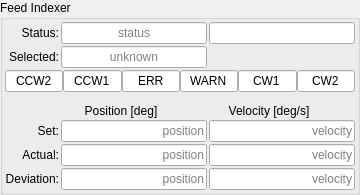
       <widget class="QGroupBox" name="groupBox_indexer">
        <property name="maximumSize">
         <size>
          <width>360</width>
          <height>16777215</height>
         </size>
        </property>
        <property name="title">
         <string>Feed Indexer</string>
        </property>
        <layout class="QGridLayout" name="gridLayout_5">
         <property name="leftMargin">
          <number>2</number>
         </property>
         <property name="topMargin">
          <number>2</number>
         </property>
         <property name="rightMargin">
          <number>2</number>
         </property>
         <property name="bottomMargin">
          <number>2</number>
         </property>
         <property name="spacing">
          <number>2</number>
         </property>
         <item row="0" column="1">
          <widget class="QLineEdit" name="opcua_fi_AxisState">
           <property name="minimumSize">
            <size>
             <width>0</width>
             <height>22</height>
            </size>
           </property>
           <property name="maximumSize">
            <size>
             <width>16777215</width>
             <height>16777215</height>
            </size>
           </property>
           <property name="focusPolicy">
            <enum>Qt::FocusPolicy::NoFocus</enum>
           </property>
           <property name="alignment">
            <set>Qt::AlignmentFlag::AlignCenter</set>
           </property>
           <property name="readOnly">
            <bool>true</bool>
           </property>
           <property name="placeholderText">
            <string>status</string>
           </property>
           <property name="opcua" stdset="0">
            <string>FeedIndexer.Status.AxisState</string>
           </property>
           <property name="opcua_type" stdset="0">
            <string>AxisStateType</string>
           </property>
          </widget>
         </item>
         <item row="6" column="2">
          <widget class="QLineEdit" name="opcua_fi_v_Act">
           <property name="minimumSize">
            <size>
             <width>0</width>
             <height>22</height>
            </size>
           </property>
           <property name="maximumSize">
            <size>
             <width>16777215</width>
             <height>16777215</height>
            </size>
           </property>
           <property name="focusPolicy">
            <enum>Qt::FocusPolicy::NoFocus</enum>
           </property>
           <property name="alignment">
            <set>Qt::AlignmentFlag::AlignRight|Qt::AlignmentFlag::AlignTrailing|Qt::AlignmentFlag::AlignVCenter</set>
           </property>
           <property name="readOnly">
            <bool>true</bool>
           </property>
           <property name="placeholderText">
            <string>velocity</string>
           </property>
           <property name="opcua" stdset="0">
            <string>FeedIndexer.Status.v_Act</string>
           </property>
          </widget>
         </item>
         <item row="5" column="0">
          <widget class="QLabel" name="label_25">
           <property name="text">
            <string>Set:</string>
           </property>
           <property name="alignment">
            <set>Qt::AlignmentFlag::AlignRight|Qt::AlignmentFlag::AlignTrailing|Qt::AlignmentFlag::AlignVCenter</set>
           </property>
          </widget>
         </item>
         <item row="0" column="0">
          <widget class="QLabel" name="label_28">
           <property name="text">
            <string>Status:</string>
           </property>
           <property name="alignment">
            <set>Qt::AlignmentFlag::AlignRight|Qt::AlignmentFlag::AlignTrailing|Qt::AlignmentFlag::AlignVCenter</set>
           </property>
          </widget>
         </item>
         <item row="0" column="2">
          <widget class="QLineEdit" name="line_edit_system_18">
           <property name="minimumSize">
            <size>
             <width>55</width>
             <height>22</height>
            </size>
           </property>
           <property name="maximumSize">
            <size>
             <width>16777215</width>
             <height>16777215</height>
            </size>
           </property>
           <property name="focusPolicy">
            <enum>Qt::FocusPolicy::NoFocus</enum>
           </property>
           <property name="text">
            <string/>
           </property>
           <property name="alignment">
            <set>Qt::AlignmentFlag::AlignCenter</set>
           </property>
           <property name="readOnly">
            <bool>true</bool>
           </property>
           <property name="opcua" stdset="0">
            <string>FeedIndexer.Status.AxisMoving</string>
           </property>
           <property name="opcua_type" stdset="0">
            <string>Boolean</string>
           </property>
           <property name="led_colour" stdset="0">
            <string>green</string>
           </property>
          </widget>
         </item>
         <item row="1" column="0">
          <widget class="QLabel" name="label_86">
           <property name="text">
            <string>Selected:</string>
           </property>
           <property name="alignment">
            <set>Qt::AlignmentFlag::AlignRight|Qt::AlignmentFlag::AlignTrailing|Qt::AlignmentFlag::AlignVCenter</set>
           </property>
          </widget>
         </item>
         <item row="1" column="1">
          <widget class="QLineEdit" name="opcua_fi_FiPos">
           <property name="minimumSize">
            <size>
             <width>0</width>
             <height>22</height>
            </size>
           </property>
           <property name="maximumSize">
            <size>
             <width>16777215</width>
             <height>16777215</height>
            </size>
           </property>
           <property name="focusPolicy">
            <enum>Qt::FocusPolicy::NoFocus</enum>
           </property>
           <property name="alignment">
            <set>Qt::AlignmentFlag::AlignCenter</set>
           </property>
           <property name="readOnly">
            <bool>true</bool>
           </property>
           <property name="placeholderText">
            <string>unknown</string>
           </property>
           <property name="opcua" stdset="0">
            <string>Management.Status.FiPos</string>
           </property>
           <property name="opcua_type" stdset="0">
            <string>BandType</string>
           </property>
          </widget>
         </item>
         <item row="7" column="0">
          <widget class="QLabel" name="label_27">
           <property name="text">
            <string>Deviation:</string>
           </property>
           <property name="alignment">
            <set>Qt::AlignmentFlag::AlignRight|Qt::AlignmentFlag::AlignTrailing|Qt::AlignmentFlag::AlignVCenter</set>
           </property>
          </widget>
         </item>
         <item row="6" column="1">
          <widget class="QLineEdit" name="opcua_fi_p_Act">
           <property name="minimumSize">
            <size>
             <width>0</width>
             <height>22</height>
            </size>
           </property>
           <property name="maximumSize">
            <size>
             <width>16777215</width>
             <height>16777215</height>
            </size>
           </property>
           <property name="focusPolicy">
            <enum>Qt::FocusPolicy::NoFocus</enum>
           </property>
           <property name="alignment">
            <set>Qt::AlignmentFlag::AlignRight|Qt::AlignmentFlag::AlignTrailing|Qt::AlignmentFlag::AlignVCenter</set>
           </property>
           <property name="readOnly">
            <bool>true</bool>
           </property>
           <property name="placeholderText">
            <string>position</string>
           </property>
           <property name="opcua" stdset="0">
            <string>FeedIndexer.Status.p_Act</string>
           </property>
          </widget>
         </item>
         <item row="6" column="0">
          <widget class="QLabel" name="label_26">
           <property name="text">
            <string>Actual:</string>
           </property>
           <property name="alignment">
            <set>Qt::AlignmentFlag::AlignRight|Qt::AlignmentFlag::AlignTrailing|Qt::AlignmentFlag::AlignVCenter</set>
           </property>
          </widget>
         </item>
         <item row="4" column="1">
          <widget class="QLabel" name="label_17">
           <property name="maximumSize">
            <size>
             <width>120</width>
             <height>16777215</height>
            </size>
           </property>
           <property name="text">
            <string>Position [deg]</string>
           </property>
           <property name="alignment">
            <set>Qt::AlignmentFlag::AlignCenter</set>
           </property>
          </widget>
         </item>
         <item row="4" column="2">
          <widget class="QLabel" name="label_24">
           <property name="maximumSize">
            <size>
             <width>120</width>
             <height>16777215</height>
            </size>
           </property>
           <property name="text">
            <string>Velocity [deg/s]</string>
           </property>
           <property name="alignment">
            <set>Qt::AlignmentFlag::AlignCenter</set>
           </property>
          </widget>
         </item>
         <item row="2" column="0" colspan="3">
          <layout class="QHBoxLayout" name="horizontalLayout_7">
           <property name="spacing">
            <number>0</number>
           </property>
           <item>
            <widget class="QLineEdit" name="lineEdit">
             <property name="minimumSize">
              <size>
               <width>50</width>
               <height>20</height>
              </size>
             </property>
             <property name="focusPolicy">
              <enum>Qt::FocusPolicy::NoFocus</enum>
             </property>
             <property name="text">
              <string>CCW2</string>
             </property>
             <property name="alignment">
              <set>Qt::AlignmentFlag::AlignCenter</set>
             </property>
             <property name="readOnly">
              <bool>true</bool>
             </property>
             <property name="opcua" stdset="0">
              <string>FeedIndexer.ErrorStatus.errLim2CCW</string>
             </property>
             <property name="opcua_type" stdset="0">
              <string>Boolean</string>
             </property>
             <property name="led_colour" stdset="0">
              <string>red</string>
             </property>
            </widget>
           </item>
           <item>
            <widget class="QLineEdit" name="lineEdit_2">
             <property name="minimumSize">
              <size>
               <width>50</width>
               <height>20</height>
              </size>
             </property>
             <property name="focusPolicy">
              <enum>Qt::FocusPolicy::NoFocus</enum>
             </property>
             <property name="text">
              <string>CCW1</string>
             </property>
             <property name="alignment">
              <set>Qt::AlignmentFlag::AlignCenter</set>
             </property>
             <property name="readOnly">
              <bool>true</bool>
             </property>
             <property name="opcua" stdset="0">
              <string>FeedIndexer.WarningStatus.waLim1CCW</string>
             </property>
             <property name="opcua_type" stdset="0">
              <string>Boolean</string>
             </property>
             <property name="led_colour" stdset="0">
              <string>yellow</string>
             </property>
            </widget>
           </item>
           <item>
            <widget class="QLineEdit" name="lineEdit_3">
             <property name="minimumSize">
              <size>
               <width>0</width>
               <height>20</height>
              </size>
             </property>
             <property name="focusPolicy">
              <enum>Qt::FocusPolicy::NoFocus</enum>
             </property>
             <property name="text">
              <string>ERR</string>
             </property>
             <property name="alignment">
              <set>Qt::AlignmentFlag::AlignCenter</set>
             </property>
             <property name="readOnly">
              <bool>true</bool>
             </property>
             <property name="opcua" stdset="0">
              <string>Management.ErrorStatus.errFeedindexer</string>
             </property>
             <property name="opcua_type" stdset="0">
              <string>Boolean</string>
             </property>
             <property name="led_colour" stdset="0">
              <string>red</string>
             </property>
            </widget>
           </item>
           <item>
            <widget class="QLineEdit" name="lineEdit_4">
             <property name="minimumSize">
              <size>
               <width>50</width>
               <height>20</height>
              </size>
             </property>
             <property name="focusPolicy">
              <enum>Qt::FocusPolicy::NoFocus</enum>
             </property>
             <property name="text">
              <string>WARN</string>
             </property>
             <property name="alignment">
              <set>Qt::AlignmentFlag::AlignCenter</set>
             </property>
             <property name="readOnly">
              <bool>true</bool>
             </property>
             <property name="opcua" stdset="0">
              <string>Management.WarningStatus.waFeedindexer</string>
             </property>
             <property name="opcua_type" stdset="0">
              <string>Boolean</string>
             </property>
             <property name="led_colour" stdset="0">
              <string>orange</string>
             </property>
            </widget>
           </item>
           <item>
            <widget class="QLineEdit" name="lineEdit_5">
             <property name="minimumSize">
              <size>
               <width>0</width>
               <height>20</height>
              </size>
             </property>
             <property name="focusPolicy">
              <enum>Qt::FocusPolicy::NoFocus</enum>
             </property>
             <property name="text">
              <string>CW1</string>
             </property>
             <property name="alignment">
              <set>Qt::AlignmentFlag::AlignCenter</set>
             </property>
             <property name="readOnly">
              <bool>true</bool>
             </property>
             <property name="opcua" stdset="0">
              <string>FeedIndexer.WarningStatus.waLim1CW</string>
             </property>
             <property name="opcua_type" stdset="0">
              <string>Boolean</string>
             </property>
             <property name="led_colour" stdset="0">
              <string>yellow</string>
             </property>
            </widget>
           </item>
           <item>
            <widget class="QLineEdit" name="lineEdit_6">
             <property name="minimumSize">
              <size>
               <width>0</width>
               <height>20</height>
              </size>
             </property>
             <property name="focusPolicy">
              <enum>Qt::FocusPolicy::NoFocus</enum>
             </property>
             <property name="text">
              <string>CW2</string>
             </property>
             <property name="alignment">
              <set>Qt::AlignmentFlag::AlignCenter</set>
             </property>
             <property name="readOnly">
              <bool>true</bool>
             </property>
             <property name="opcua" stdset="0">
              <string>FeedIndexer.ErrorStatus.errLim2CW</string>
             </property>
             <property name="opcua_type" stdset="0">
              <string>Boolean</string>
             </property>
             <property name="led_colour" stdset="0">
              <string>red</string>
             </property>
            </widget>
           </item>
          </layout>
         </item>
         <item row="5" column="2">
          <widget class="QLineEdit" name="opcua_fi_v_SetMax">
           <property name="minimumSize">
            <size>
             <width>0</width>
             <height>22</height>
            </size>
           </property>
           <property name="maximumSize">
            <size>
             <width>16777215</width>
             <height>16777215</height>
            </size>
           </property>
           <property name="focusPolicy">
            <enum>Qt::FocusPolicy::NoFocus</enum>
           </property>
           <property name="alignment">
            <set>Qt::AlignmentFlag::AlignRight|Qt::AlignmentFlag::AlignTrailing|Qt::AlignmentFlag::AlignVCenter</set>
           </property>
           <property name="readOnly">
            <bool>true</bool>
           </property>
           <property name="placeholderText">
            <string>velocity</string>
           </property>
           <property name="opcua" stdset="0">
            <string>FeedIndexer.Status.v_SetMax</string>
           </property>
          </widget>
         </item>
         <item row="5" column="1">
          <widget class="QLineEdit" name="opcua_fi_p_Set">
           <property name="minimumSize">
            <size>
             <width>0</width>
             <height>22</height>
            </size>
           </property>
           <property name="maximumSize">
            <size>
             <width>16777215</width>
             <height>16777215</height>
            </size>
           </property>
           <property name="focusPolicy">
            <enum>Qt::FocusPolicy::NoFocus</enum>
           </property>
           <property name="alignment">
            <set>Qt::AlignmentFlag::AlignRight|Qt::AlignmentFlag::AlignTrailing|Qt::AlignmentFlag::AlignVCenter</set>
           </property>
           <property name="readOnly">
            <bool>true</bool>
           </property>
           <property name="placeholderText">
            <string>position</string>
           </property>
           <property name="opcua" stdset="0">
            <string>FeedIndexer.Status.p_Set</string>
           </property>
          </widget>
         </item>
         <item row="7" column="2">
          <widget class="QLineEdit" name="opcua_fi_v_Shape">
           <property name="minimumSize">
            <size>
             <width>0</width>
             <height>22</height>
            </size>
           </property>
           <property name="maximumSize">
            <size>
             <width>16777215</width>
             <height>16777215</height>
            </size>
           </property>
           <property name="focusPolicy">
            <enum>Qt::FocusPolicy::NoFocus</enum>
           </property>
           <property name="alignment">
            <set>Qt::AlignmentFlag::AlignRight|Qt::AlignmentFlag::AlignTrailing|Qt::AlignmentFlag::AlignVCenter</set>
           </property>
           <property name="readOnly">
            <bool>true</bool>
           </property>
           <property name="placeholderText">
            <string>velocity</string>
           </property>
           <property name="opcua" stdset="0">
            <string>FeedIndexer.Status.v_Shape</string>
           </property>
          </widget>
         </item>
         <item row="7" column="1">
          <widget class="QLineEdit" name="opcua_fi_p_Dev">
           <property name="minimumSize">
            <size>
             <width>0</width>
             <height>22</height>
            </size>
           </property>
           <property name="maximumSize">
            <size>
             <width>16777215</width>
             <height>16777215</height>
            </size>
           </property>
           <property name="focusPolicy">
            <enum>Qt::FocusPolicy::NoFocus</enum>
           </property>
           <property name="alignment">
            <set>Qt::AlignmentFlag::AlignRight|Qt::AlignmentFlag::AlignTrailing|Qt::AlignmentFlag::AlignVCenter</set>
           </property>
           <property name="readOnly">
            <bool>true</bool>
           </property>
           <property name="placeholderText">
            <string>position</string>
           </property>
           <property name="opcua" stdset="0">
            <string>FeedIndexer.Status.p_Dev</string>
           </property>
          </widget>
         </item>
         <item row="3" column="1">
          <spacer name="verticalSpacer_16">
           <property name="orientation">
            <enum>Qt::Orientation::Vertical</enum>
           </property>
           <property name="sizeHint" stdset="0">
            <size>
             <width>20</width>
             <height>10</height>
            </size>
           </property>
          </spacer>
         </item>
        </layout>
       </widget>
